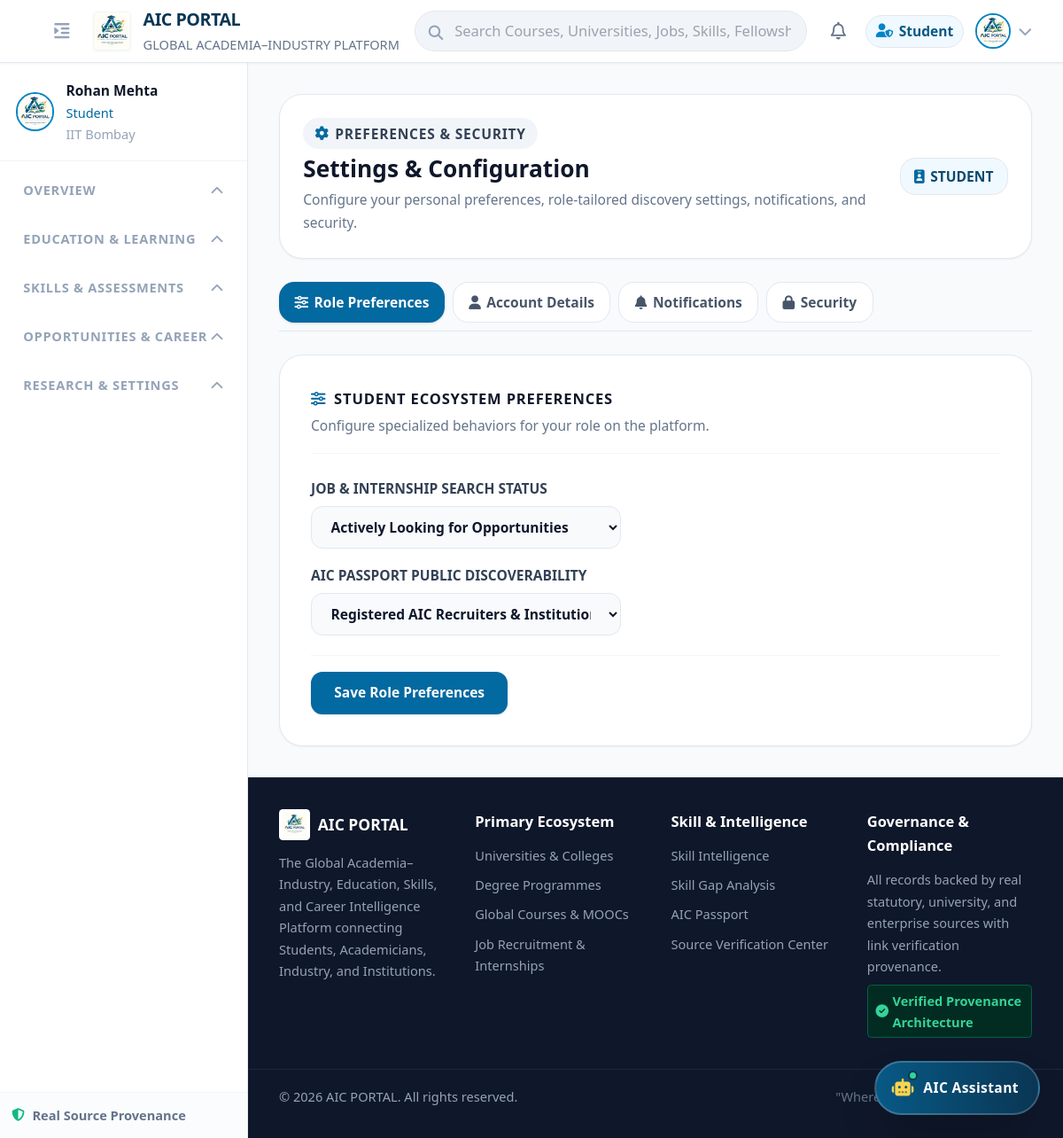
The page /settings/ (signed in) on the database its author committed.
### apps/accounts/models.py (models this page shows, shortened)
class User(AbstractUser):
    id = models.UUIDField(primary_key=True, default=uuid.uuid4, editable=False)
    email = models.EmailField(unique=True)
    first_name = models.CharField(max_length=150)
    last_name = models.CharField(max_length=150)
    primary_role = models.CharField(
        max_length=30,
        choices=PrimaryRole.choices,
        default=PrimaryRole.STUDENT
    )
    sub_role = models.CharField(
        max_length=40,
        choices=SubRole.choices,
        default=SubRole.STUDENT_GENERAL
    )
    organization_name = models.CharField(max_length=255, blank=True, null=True)
    department_name = models.CharField(max_length=255, blank=True, null=True)
    phone_number = models.CharField(max_length=20, blank=True, null=True)
    is_verified = models.BooleanField(default=False)
    created_at = models.DateTimeField(auto_now_add=True)
    updated_at = models.DateTimeField(auto_now=True)
    USERNAME_FIELD = 'email'
    REQUIRED_FIELDS = ['first_name', 'last_name']
    objects = UserManager()
    def get_full_name(self):
        return f"{self.first_name} {self.last_name}".strip() or self.email

### apps/profiles/models.py (models this page shows, shortened)
class UserProfile(BaseModel):
    user = models.OneToOneField(
        settings.AUTH_USER_MODEL,
        on_delete=models.CASCADE,
        related_name='profile'
    )
    headline = models.CharField(max_length=255, blank=True, null=True)
    bio = models.TextField(blank=True, null=True)
    location = models.CharField(max_length=150, blank=True, null=True)
    website = models.URLField(blank=True, null=True)
    linkedin_url = models.URLField(blank=True, null=True)
    github_url = models.URLField(blank=True, null=True)
    google_scholar_url = models.URLField(blank=True, null=True)
    profile_photo = models.ImageField(upload_to=profile_photo_path, blank=True, null=True)
    thumbnail = models.ImageField(upload_to=profile_thumb_path, blank=True, null=True)
    photo_uploaded_at = models.DateTimeField(blank=True, null=True)
    photo_updated_at = models.DateTimeField(blank=True, null=True)
    visibility = models.CharField(
        max_length=25,
        choices=ProfileVisibility.choices,
        default=ProfileVisibility.REGISTERED_USERS
    )
    completion_percentage = models.IntegerField(default=20)
    job_search_status = models.CharField(
        max_length=30,
        default='ACTIVELY_LOOKING',
        choices=[
            ('ACTIVELY_LOOKING', 'Actively Looking for Opportunities'),
            ('OPEN', 'Open to Relevant Roles'),
            ('NOT_LOOKING', 'Not Looking Currently')
        ]
    )
    mentorship_available = models.BooleanField(default=True)
    candidate_match_threshold = models.IntegerField(default=70) # For Industry recruiters (min match %)
    email_notifications = models.BooleanField(default=True)
    job_alerts = models.BooleanField(default=True)
    digest_frequency = models.CharField(
        max_length=20,
        default='WEEKLY',
        choices=[
            ('INSTANT', 'Instant Alerts'),
            ('DAILY', 'Daily Digest'),
            ('WEEKLY', 'Weekly Summary'),
            ('OFF', 'Off')
        ]
    )
    preferred_theme = models.CharField(max_length=20, default='LIGHT')

### apps/core/views.py (the view, shortened to what this page needs)
# urls.py: path('settings/', settings_view, name='settings'),
@login_required
def settings_view(request):
    from django.contrib import messages
    profile, _ = UserProfile.objects.get_or_create(user=request.user)
    saved = False
    context = {
        'profile': profile,
        'saved': saved,
        'role': request.user.primary_role,
    }
    return render(request, 'pages/settings.html', context)

### templates/pages/settings.html (shortened to what this page needs)
{% extends 'base.html' %}
{% block content %}
<div class="max-w-4xl mx-auto space-y-6" x-data="{ activeTab: 'role' }">
    <div class="bg-white p-6 rounded-3xl border border-slate-200 shadow-sm flex flex-col sm:flex-row items-start sm:items-center justify-between gap-4">
        <div class="space-y-1">
            <div class="inline-flex items-center gap-1.5 px-3 py-1 rounded-full bg-slate-100 text-slate-700 text-xs font-black uppercase tracking-wider">
                <i class="fa-solid fa-gear text-brand-600"></i>
                Preferences & Security
            </div>
            <h1 class="text-2xl font-black text-slate-900">Settings & Configuration</h1>
            <p class="text-xs text-slate-500">Configure your personal preferences, role-tailored discovery settings, notifications, and security.</p>
        </div>
        <span class="px-3.5 py-1.5 bg-brand-50 border border-brand-200 rounded-2xl text-xs font-bold text-brand-800 uppercase shrink-0">
            <i class="fa-solid fa-id-badge text-brand-600 mr-1.5"></i>{{ role|default:"Scholar" }}
        </span>
    </div>
    <div class="flex gap-2 border-b border-slate-200 pb-2">
        <button type="button" @click="activeTab = 'role'" :class="{ 'bg-brand-600 text-white shadow': activeTab === 'role', 'bg-white text-slate-600 border border-slate-200 hover:bg-slate-50': activeTab !== 'role' }" class="px-4 py-2 rounded-2xl text-xs font-black transition-all">
            <i class="fa-solid fa-sliders mr-1.5"></i>Role Preferences
        </button>
        <button type="button" @click="activeTab = 'account'" :class="{ 'bg-brand-600 text-white shadow': activeTab === 'account', 'bg-white text-slate-600 border border-slate-200 hover:bg-slate-50': activeTab !== 'account' }" class="px-4 py-2 rounded-2xl text-xs font-black transition-all">
            <i class="fa-solid fa-user mr-1.5"></i>Account Details
        </button>
        <button type="button" @click="activeTab = 'notifications'" :class="{ 'bg-brand-600 text-white shadow': activeTab === 'notifications', 'bg-white text-slate-600 border border-slate-200 hover:bg-slate-50': activeTab !== 'notifications' }" class="px-4 py-2 rounded-2xl text-xs font-black transition-all">
            <i class="fa-solid fa-bell mr-1.5"></i>Notifications
        </button>
        <button type="button" @click="activeTab = 'security'" :class="{ 'bg-brand-600 text-white shadow': activeTab === 'security', 'bg-white text-slate-600 border border-slate-200 hover:bg-slate-50': activeTab !== 'security' }" class="px-4 py-2 rounded-2xl text-xs font-black transition-all">
            <i class="fa-solid fa-lock mr-1.5"></i>Security
        </button>
    </div>
    <div x-show="activeTab === 'role'" class="bg-white p-6 sm:p-8 rounded-3xl border border-slate-200 shadow-sm space-y-6">
        <div class="border-b border-slate-100 pb-4">
            <h3 class="font-black text-sm text-slate-900 uppercase tracking-wider">
                <i class="fa-solid fa-sliders text-brand-600 mr-2"></i>{{ role|default:"Scholar" }} Ecosystem Preferences
            </h3>
            <p class="text-xs text-slate-500 mt-1">Configure specialized behaviors for your role on the platform.</p>
        </div>
        <form method="POST" action="/settings/" class="space-y-5">
            {% if role == 'STUDENT' %}
            <div class="space-y-4">
                <div>
                    <label class="block text-xs font-extrabold text-slate-700 uppercase mb-1.5">Job & Internship Search Status</label>
                    <select name="job_search_status" class="w-full sm:w-80 px-4 py-2.5 text-xs font-bold bg-slate-50 border border-slate-200 rounded-xl focus:ring-2 focus:ring-brand-500">
                        <option value="ACTIVELY_LOOKING" {% if profile.job_search_status == 'ACTIVELY_LOOKING' %}selected{% endif %}>Actively Looking for Opportunities</option>
                    </select>
                </div>
                <div>
                    <label class="block text-xs font-extrabold text-slate-700 uppercase mb-1.5">AIC Passport Public Discoverability</label>
                    <select name="visibility" class="w-full sm:w-80 px-4 py-2.5 text-xs font-bold bg-slate-50 border border-slate-200 rounded-xl focus:ring-2 focus:ring-brand-500">
                        <option value="REGISTERED_USERS" {% if profile.visibility == 'REGISTERED_USERS' %}selected{% endif %}>Registered AIC Recruiters & Institutions Only</option>
                    </select>
                </div>
            </div>
            {% endif %}
            <div class="pt-4 border-t border-slate-100">
                <button type="submit" class="px-6 py-2.5 bg-brand-600 hover:bg-brand-700 text-white font-bold text-xs rounded-xl shadow transition-all">
                    Save Role Preferences
                </button>
            </div>
        </form>
    </div>
</div>
{% endblock %}

### templates/components/header.html (shortened to what this page needs)
<header class="bg-white border-b border-slate-200 sticky top-0 z-30 shadow-sm">
    <div class="max-w-7xl mx-auto px-4 sm:px-6 lg:px-8">
        <div class="flex items-center justify-between h-16">
            <div class="flex items-center space-x-4">
                {% if user.is_authenticated %}
                <button @click="sidebarCollapsed = !sidebarCollapsed" class="hidden md:flex text-slate-400 hover:text-brand-600 p-2 rounded-lg">
                    <i class="fa-solid fa-indent text-lg" :class="{ 'rotate-180': sidebarCollapsed }"></i>
                </button>
                {% endif %}
                <a href="/" class="flex items-center space-x-3 group">
                    <img src="{{ aic_logo_url }}" alt="AIC PORTAL" class="h-10 w-auto object-contain rounded shadow-sm border border-slate-100 group-hover:scale-105 transition-transform duration-200">
                    <div class="hidden sm:block leading-tight">
                        <span class="text-lg font-extrabold tracking-tight text-brand-900 block">AIC PORTAL</span>
                        <span class="text-[10px] text-slate-500 font-medium block">GLOBAL ACADEMIA–INDUSTRY PLATFORM</span>
                    </div>
                </a>
            </div>
            <div class="flex-1 max-w-lg mx-4 hidden sm:flex items-center gap-3">
                <form action="/search/" method="GET" class="relative flex-1">
                    <input type="text" name="q" placeholder="Search Courses, Universities, Jobs, Skills, Fellowships..."
                           class="w-full pl-10 pr-4 py-2 text-sm bg-slate-100 border border-slate-200 rounded-full focus:outline-none focus:ring-2 focus:ring-brand-500 focus:bg-white transition-all">
                    <i class="fa-solid fa-magnifying-glass absolute left-3.5 top-2.5 text-slate-400 text-sm"></i>
                </form>
            </div>
            <div class="flex items-center space-x-3">
                {% if user.is_authenticated %}
                    <a href="/notifications/" class="relative p-2 text-slate-500 hover:text-brand-600 transition-colors">
                        <i class="fa-regular fa-bell text-lg"></i>
                    </a>
                    <span class="hidden lg:inline-flex items-center px-2.5 py-1 rounded-full text-xs font-semibold bg-brand-50 text-brand-700 border border-brand-200">
                        <i class="fa-solid fa-user-shield mr-1.5 text-brand-500"></i>
                        {{ user.get_primary_role_display }}
                    </span>
                    <div class="relative" x-data="{ dropdownOpen: false }">
                        <button @click="dropdownOpen = !dropdownOpen" class="flex items-center space-x-2 focus:outline-none">
                            {% if user_profile and user_profile.thumbnail %}
                                <img src="{{ user_profile.thumbnail.url }}" alt="{{ user.get_full_name }}" class="w-9 h-9 rounded-full object-cover border-2 border-brand-500 shadow-sm">
                            {% else %}
                                <div class="w-9 h-9 rounded-full bg-brand-700 text-white flex items-center justify-center font-bold text-xs shadow-sm border-2 border-brand-400">
                                    {{ user_profile.get_avatar_initials|default:"RM" }}
                                </div>
                            {% endif %}
                            <i class="fa-solid fa-chevron-down text-slate-400 text-xs"></i>
                        </button>
                    </div>
                {% else %}
                    <a href="/login/" class="text-sm font-medium text-slate-700 hover:text-brand-600 px-3 py-2">Sign In</a>
                    <a href="/register/" class="text-sm font-semibold text-white bg-brand-600 hover:bg-brand-700 px-4 py-2 rounded-lg shadow-sm transition-all">Get Started</a>
                {% endif %}
            </div>
        </div>
    </div>
</header>

### templates/components/sidebar.html (shortened to what this page needs)
<aside class="bg-white border-r border-slate-200 transition-all duration-300 z-20 flex flex-col shrink-0"
       :class="{ 'w-64': !sidebarCollapsed, 'w-20': sidebarCollapsed, 'hidden md:flex': true }">
    <div class="p-4 border-b border-slate-100 flex items-center space-x-3" x-show="!sidebarCollapsed">
        {% if user_profile and user_profile.thumbnail %}
            <img src="{{ user_profile.thumbnail.url }}" alt="Profile" class="w-10 h-10 rounded-full object-cover border-2 border-brand-500 shadow-sm">
        {% else %}
            <div class="w-10 h-10 rounded-full bg-brand-800 text-white flex items-center justify-center font-bold text-xs shadow-sm border-2 border-brand-400">
                {{ user_profile.get_avatar_initials|default:"RM" }}
            </div>
        {% endif %}
        <div class="overflow-hidden">
            <h4 class="text-xs font-bold text-slate-900 truncate">{{ user.get_full_name }}</h4>
            <p class="text-[11px] font-medium text-brand-600 truncate">{{ user.get_sub_role_display }}</p>
            <p class="text-[10px] text-slate-400 truncate">{{ user.organization_name|default:"Verified Member" }}</p>
        </div>
    </div>
    <nav class="flex-1 overflow-y-auto p-3 space-y-4">
        {% for cat in sidebar_categories %}
        <div x-data="{ expanded: false }" class="space-y-1">
            <button @click="expanded = !expanded" class="w-full flex items-center justify-between px-3 py-1.5 text-[11px] font-bold uppercase tracking-wider text-slate-400 hover:text-slate-700 transition-colors">
                <span class="flex items-center space-x-2" x-show="!sidebarCollapsed">
                    <span>{{ cat.title }}</span>
                </span>
                <i class="fa-solid fa-chevron-down text-[10px] transition-transform duration-200" :class="{ 'rotate-180': !expanded }" x-show="!sidebarCollapsed"></i>
            </button>
        </div>
        {% endfor %}
    </nav>
    <div class="p-3 border-t border-slate-100 bg-slate-50/50" x-show="!sidebarCollapsed">
        <a href="/sources/" class="flex items-center space-x-2 text-[11px] font-semibold text-slate-500 hover:text-brand-600">
            <i class="fa-solid fa-shield-halved text-emerald-500"></i>
            <span>Real Source Provenance</span>
        </a>
    </div>
</aside>

### templates/base.html (style rules this page uses)
html { font-size: 17.5px; }
body { font-size: 17.5px; line-height: 1.6; }
.text-\[10px\], .text-\[11px\], .text-\[8px\] { font-size: 0.8333rem !important; line-height: 1.4rem !important; }
.text-xs { font-size: 0.8889rem !important; line-height: 1.5rem !important; }
.text-sm { font-size: 0.9444rem !important; line-height: 1.55rem !important; }

### rows shown on the page
User: primary_role "Student", get_full_name "Rohan Mehta", sub_role "Student", organization_name "IIT Bombay", primary_role "STUDENT"
UserProfile: thumbnail (picture), job_search_status "Actively Looking for Opportunities", visibility "Registered AIC Recruiters & Institutions Only"

### other values the page prints
{{ cat.title }} "OVERVIEW" "EDUCATION & LEARNING" "SKILLS & ASSESSMENTS" "OPPORTUNITIES & CAREER" "RESEARCH & SETTINGS"
